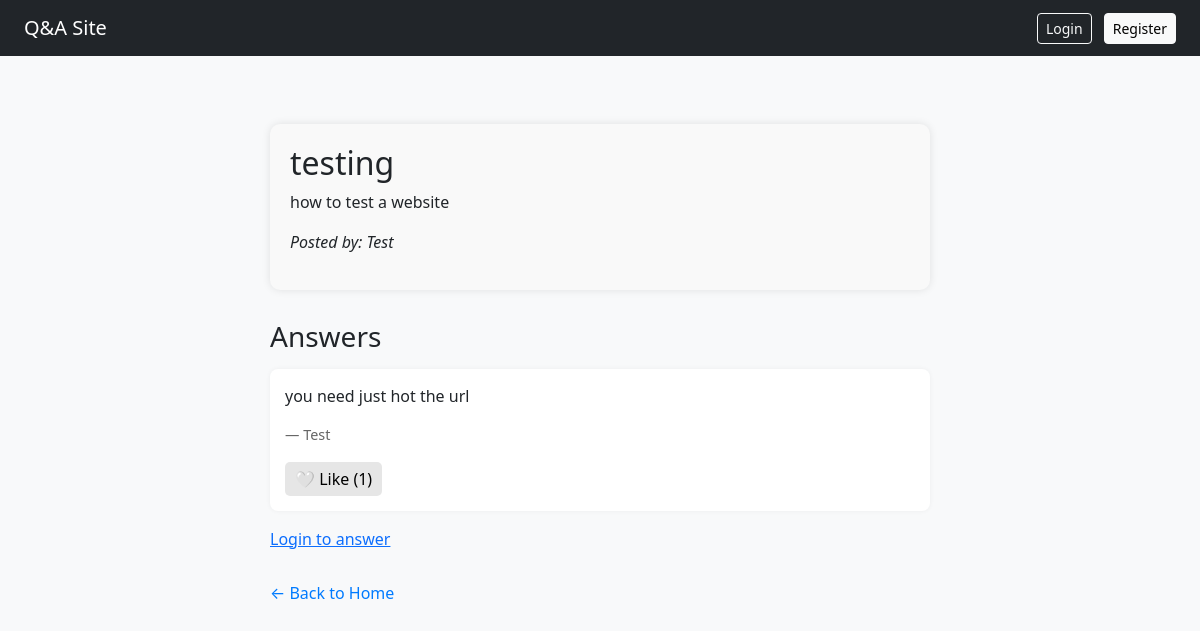
Screenshot of /question/1/ with the database file from the repository.
### app/models.py (models this page shows, shortened)
class Question(models.Model):
    id = models.AutoField(primary_key=True)
    user = models.ForeignKey(User, on_delete=models.CASCADE)
    title = models.CharField(max_length=255)
    content = models.TextField(blank=True, null=True)
    created_at = models.DateTimeField(auto_now_add=True)

class Answer(models.Model):
    id = models.AutoField(primary_key=True)
    user = models.ForeignKey(User, on_delete=models.CASCADE)
    question = models.ForeignKey(Question, on_delete=models.CASCADE, related_name='answers')
    content = models.TextField()
    likes = models.ManyToManyField(User, related_name='liked_answers', blank=True)
    created_at = models.DateTimeField(auto_now_add=True)

### app/views.py (the view)
# urls.py: path('question/<int:pk>/', views.question_detail, name='question_detail'),
def question_detail(request, pk):
    question = get_object_or_404(Question, pk=pk)
    answers = question.answers.all()
    if request.method == 'POST':
        if not request.user.is_authenticated:
            return redirect('login')
        form = AnswerForm(request.POST)
        if form.is_valid():
            answer = form.save(commit=False)
            answer.user = request.user
            answer.question = question
            answer.save()
            return HttpResponseRedirect(request.path_info)
    else:
        form = AnswerForm()
    return render(request, 'app/question_detail.html', {
        'question': question,
        'answers': answers,
        'form': form
    })

### app/templates/app/question_detail.html (shortened to what this page needs)
{% extends "app/base.html" %}
{% block content %}
<div class="container" style="max-width: 700px; margin: auto; padding: 20px;">
    <div class="question-box" style="background: #f9f9f9; padding: 20px; border-radius: 10px; box-shadow: 0px 0px 8px rgba(0,0,0,0.1);">
        <h2>{{ question.title }}</h2>
        <p>{{ question.content }}</p>
        <p style="font-style: italic;">Posted by: {{ question.user.username }}</p>
    </div>
    <div class="answers" style="margin-top: 30px;">
        <h3>Answers</h3>
        <ul style="list-style-type: none; padding-left: 0;">
            {% for ans in answers %}
                <li style="background: #fff; margin-top: 15px; padding: 15px; border-radius: 8px; box-shadow: 0px 0px 5px rgba(0,0,0,0.05);">
                    <p>{{ ans.content }}</p>
                    <p style="font-size: 0.9em; color: #666;">— {{ ans.user.username }}</p>
                    <form method="post" action="{% url 'like_answer' ans.id %}">
                        <button type="submit" style="padding: 5px 10px; background: #e6e6e6; border: none; border-radius: 5px; cursor: pointer;">
                            {% if user in ans.likes.all %}
                                ❤️ Unlike ({{ ans.likes.count }})
                            {% else %}
                                🤍 Like ({{ ans.likes.count }})
                            {% endif %}
                        </button>
                    </form>
                </li>
            {% empty %}
                <li>No answers yet.</li>
            {% endfor %}
        </ul>
    </div>
    {% if user.is_authenticated %}
    <div class="answer-form" style="margin-top: 30px; background: #f0f8ff; padding: 20px; border-radius: 10px; box-shadow: 0px 2px 8px rgba(0,0,0,0.05);">
        <h3 style="margin-bottom: 15px; font-size: 1.3em; color: #333;">Your Answer</h3>
        <form method="post" style="display: flex; flex-direction: column; gap: 10px;">
            {% csrf_token %}
            <div style="display: flex; flex-direction: column;">
                {{ form.content.label_tag }}
                {{ form.content }}
            </div>
            <button type="submit" style="align-self: flex-start; padding: 8px 16px; background: #4CAF50; color: #fff; border: none; border-radius: 5px; font-weight: bold;">
                Post Answer
            </button>
        </form>
    </div>
{% else %}
    <p><a href="{% url 'login' %}">Login to answer</a></p>
{% endif %}
    <div style="margin-top: 30px;">
        <a href="{% url 'home' %}" style="text-decoration: none; color: #007bff;">← Back to Home</a>
    </div>
</div>
{% endblock %}

### rows the page displays
Question: title "testing", content "how to test a website", user.username "Test"
Answer: content "you need just hot the url", user.username "Test", likes.count "1"
